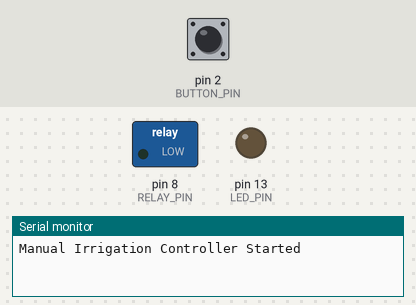
A sketch run on a simulated Arduino Uno, built with avr-gcc and run on an emulated ATmega328P. Parts: switched loads named in the sketch (green lamp = pin HIGH), output pins drawn as LEDs (lit = HIGH), the last lines printed to the serial monitor. The test bench sets the inputs (shaded band); at power-on: pin 2 (BUTTON_PIN) HIGH.

Above: at 1.2 s.
1.3 s: pin 2 (BUTTON_PIN) pulled LOW for 0.15 s
At 2.2 s:
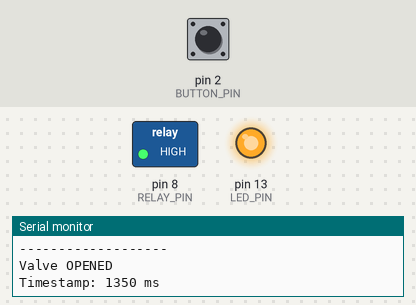
Timing chart, 0 to 7.9 s (numbered marks = the images above; inputs shaded):
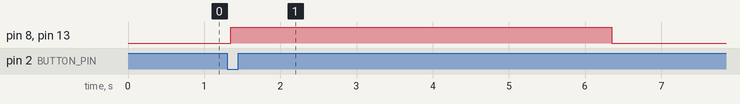

Measured:
- after the input at 1.3 s, pin 8 (RELAY_PIN), pin 13 (LED_PIN): LOW → HIGH after 0.05 s, → LOW 5.0 s later

The sketch:

manual-irrigation-toggle.ino
```cpp
#define BUTTON_PIN 2
#define RELAY_PIN 8
#define LED_PIN 13

#define IRRIGATION_TIME 5000   // Valve ON time in milliseconds (5 sec)

bool valveActive = false;
unsigned long valveStartTime = 0;

unsigned long lastDebounceTime = 0;
const unsigned long debounceDelay = 50;

int buttonState = HIGH;
int lastButtonReading = HIGH;

void setup() {
  pinMode(BUTTON_PIN, INPUT_PULLUP);
  pinMode(RELAY_PIN, OUTPUT);
  pinMode(LED_PIN, OUTPUT);

  digitalWrite(RELAY_PIN, LOW);
  digitalWrite(LED_PIN, LOW);

  Serial.begin(9600);
  Serial.println("Manual Irrigation Controller Started");
}

void loop() {

  int reading = digitalRead(BUTTON_PIN);

  // Debounce
  if (reading != lastButtonReading) {
    lastDebounceTime = millis();
  }

  if ((millis() - lastDebounceTime) > debounceDelay) {

    if (reading != buttonState) {
      buttonState = reading;

      // Button Pressed
      if (buttonState == LOW && !valveActive) {

        valveActive = true;
        valveStartTime = millis();

        digitalWrite(RELAY_PIN, HIGH);
        digitalWrite(LED_PIN, HIGH);

        Serial.println("-------------------");
        Serial.println("Valve OPENED");
        Serial.print("Timestamp: ");
        Serial.print(valveStartTime);
        Serial.println(" ms");
      }
    }
  }

  lastButtonReading = reading;

  // Auto Close Valve
  if (valveActive &&
      (millis() - valveStartTime >= IRRIGATION_TIME)) {

    valveActive = false;

    digitalWrite(RELAY_PIN, LOW);
    digitalWrite(LED_PIN, LOW);

    Serial.println("Valve CLOSED");
    Serial.print("Timestamp: ");
    Serial.print(millis());
    Serial.println(" ms");
    Serial.println("-------------------");
  }
}
```
